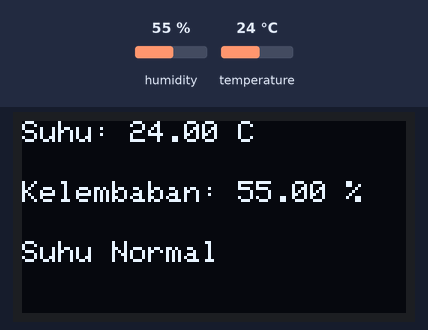
Bench run of a sketch on a simulated Arduino Uno, built with avr-gcc and run on an emulated ATmega328P. On the bench: 128×64 one-colour display. The inputs (shaded band) are chosen by the test bench; at power-on: temperature 24 °C, humidity 55 %.

Above: at 3.2 s.
3.3 s: temperature set to 29 °C
At 4.8 s:
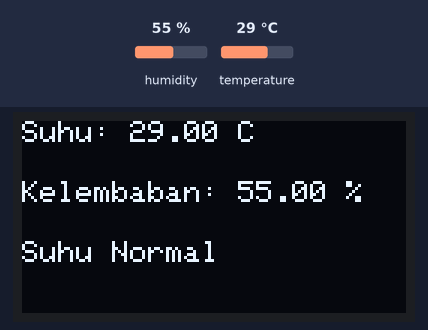
6.0 s: temperature set to 32 °C
At 7.2 s:
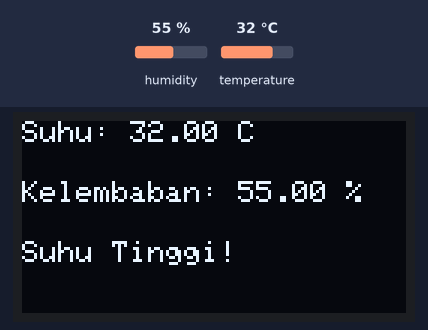
8.7 s: humidity set to 22 %
At 10.7 s:
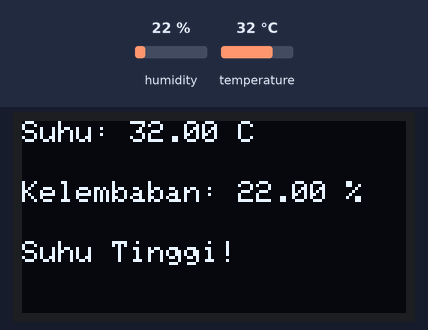
11.8 s: humidity set to 40 %
At 13.0 s:
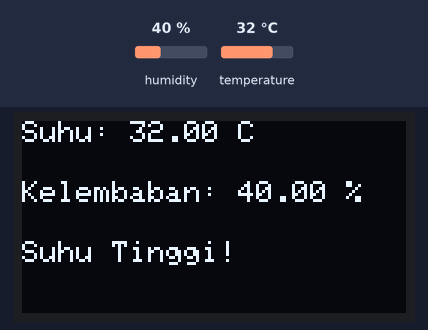
Timing chart, 0 to 14.8 s (numbered marks = the images above; inputs shaded):
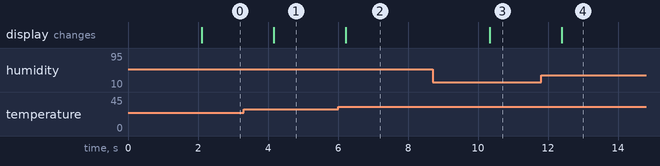

The sketch:

oled_dht11.ino
```cpp
/*
 * DHT11 dengan OLED 0.96 Inch I2C
 * Tampilkan suhu & kelembaban di OLED, dengan logika sederhana
 */

#include <DHT.h>                // Library DHT11
#include <Adafruit_GFX.h>       // Library GFX untuk grafis
#include <Adafruit_SSD1306.h>   // Library OLED SSD1306

// Deklarasi untuk DHT11
#define DHTPIN 2                // Pin data DHT11
#define DHTTYPE DHT11
DHT dht(DHTPIN, DHTTYPE);

// Deklarasi untuk OLED
#define SCREEN_WIDTH 128
#define SCREEN_HEIGHT 64
Adafruit_SSD1306 display(SCREEN_WIDTH, SCREEN_HEIGHT, &Wire, -1);  // I2C, no reset pin

// Variabel (dari materi sebelumnya)
float suhuRuangan = 0.0;        // Float untuk suhu
float kelembaban = 0.0;         // Float untuk kelembaban
boolean suhuTinggi = false;     // Boolean untuk status suhu

void setup() {
  Serial.begin(9600);           // Opsional untuk debug
  dht.begin();                  // Inisialisasi DHT

  // Inisialisasi OLED
  if(!display.begin(SSD1306_SWITCHCAPVCC, 0x3C)) {
    Serial.println(F("OLED gagal start"));
    for(;;);
  }
  display.clearDisplay();
  display.setTextSize(1);
  display.setTextColor(SSD1306_WHITE);
  display.setCursor(0, 0);
  display.println("Sensor Siap!");
  display.display();
  delay(2000);                  // Tampilkan pesan awal 2 detik
}

void loop() {
  // Baca data DHT (assignment operator)
  suhuRuangan = dht.readTemperature();
  kelembaban = dht.readHumidity();

  // Cek error (logical OR)
  if (isnan(suhuRuangan) || isnan(kelembaban)) {
    display.clearDisplay();
    display.setCursor(0, 0);
    display.println("Gagal baca sensor!");
    display.display();
  } else {
    // Logika dengan operator (comparison & assignment)
    suhuTinggi = (suhuRuangan > 30);  // Cek suhu > 30

    // Tampilkan ke OLED
    display.clearDisplay();
    display.setCursor(0, 0);
    display.print("Suhu: ");
    display.print(suhuRuangan);       // Print variabel float
    display.println(" C");

    display.setCursor(0, 20);         // Baris baru
    display.print("Kelembaban: ");
    display.print(kelembaban);
    display.println(" %");

    display.setCursor(0, 40);
    if (suhuTinggi) {                 // If dengan boolean
      display.println("Suhu Tinggi!");
    } else {
      display.println("Suhu Normal");
    }

    display.display();                // Update layar
  }

  delay(2000);  // Tunggu 2 detik (DHT11 butuh waktu)
}
```

Measured:
- the behaviour switches between 30 and 31 °C on temperature (found by bisection; images 1 and 2)
- after the input at 3.3 s, the display: changes after 0.87 s (image 1)
- after the input at 6.0 s, the display: changes after 0.22 s (image 2)
- after the input at 8.7 s, the display: changes after 1.6 s (image 3)
- after the input at 11.8 s, the display: changes after 0.59 s (image 4)
